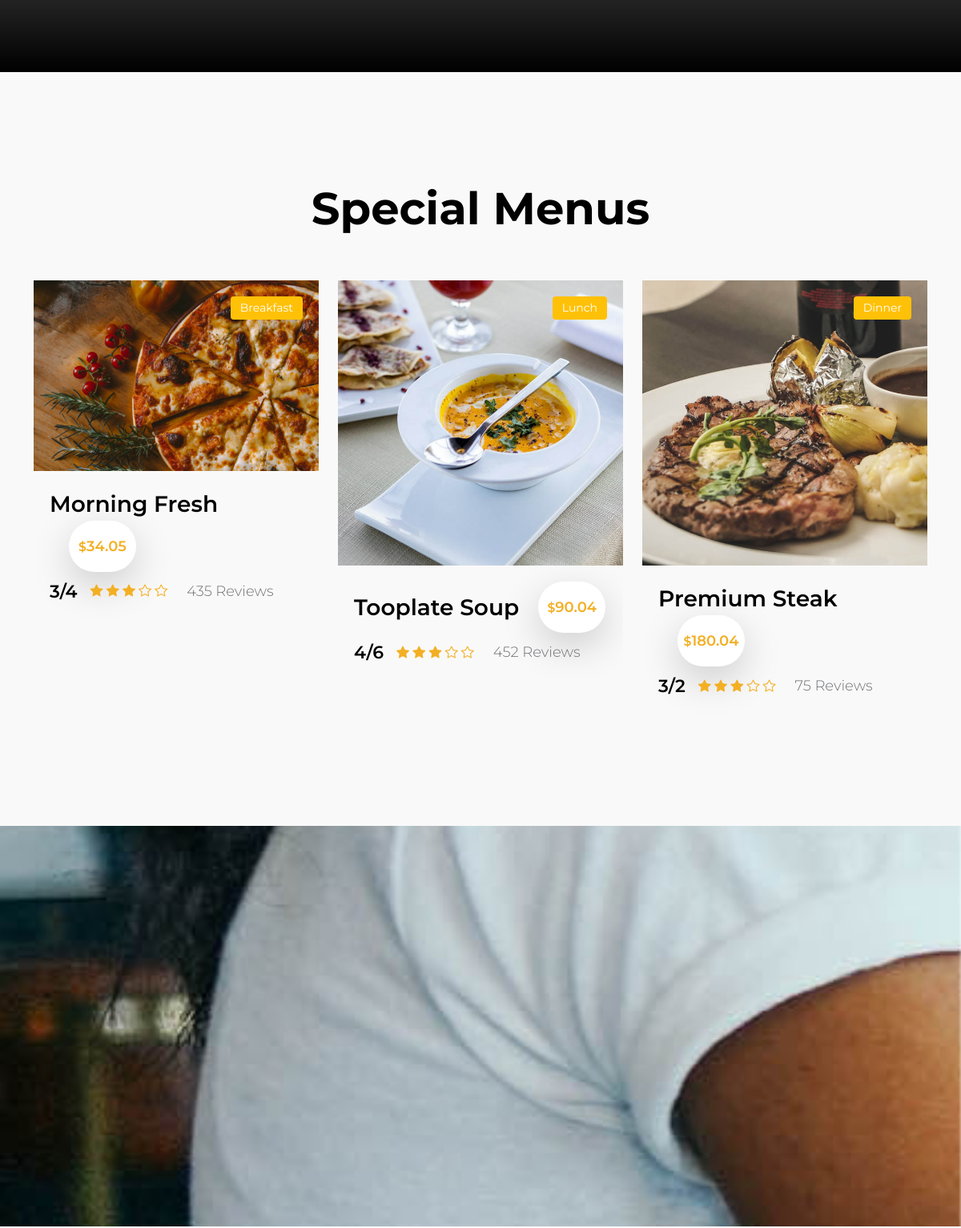
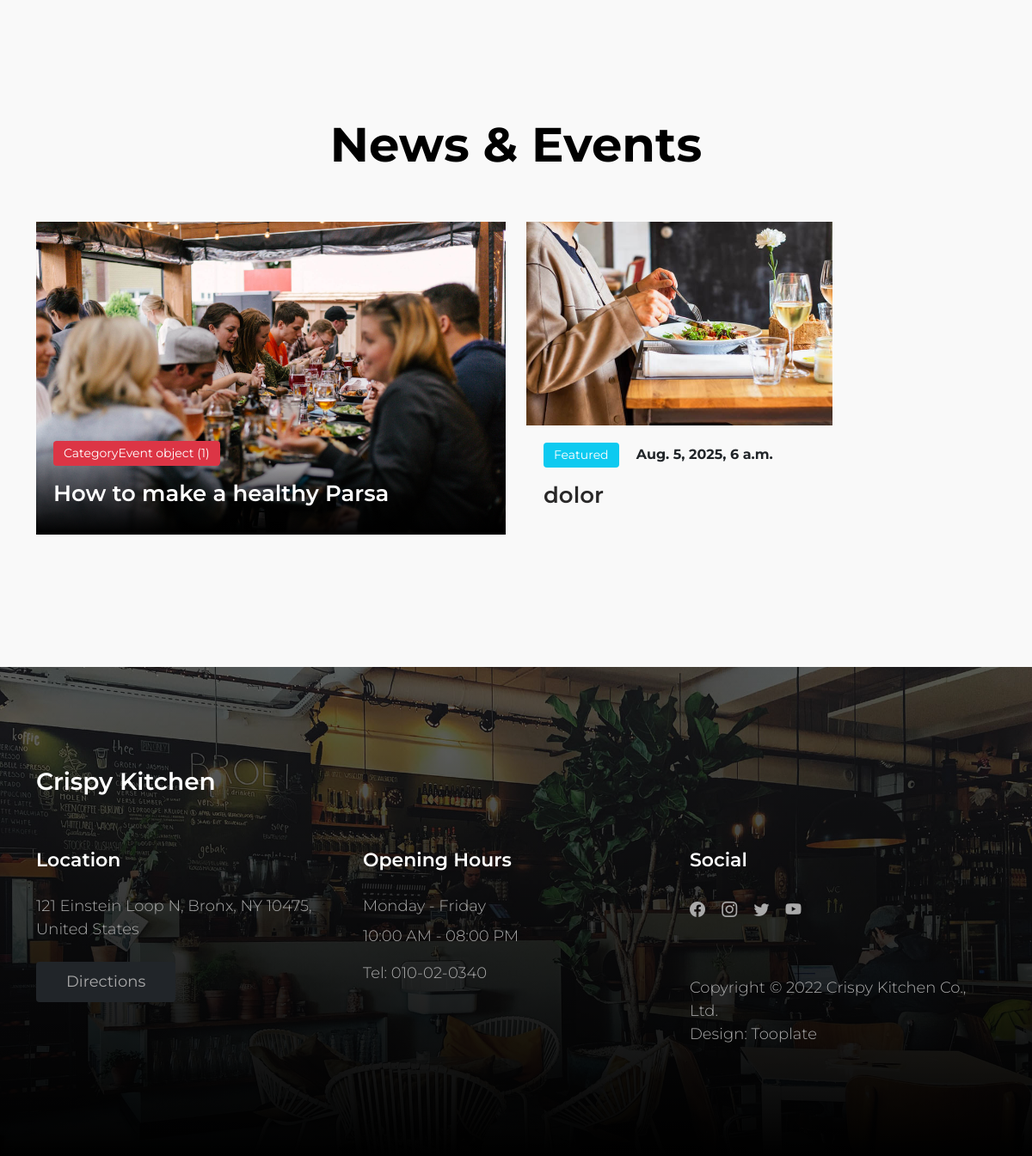
/ (lower part), run on an earlier commit of the app's database (2 pictures, top to bottom).
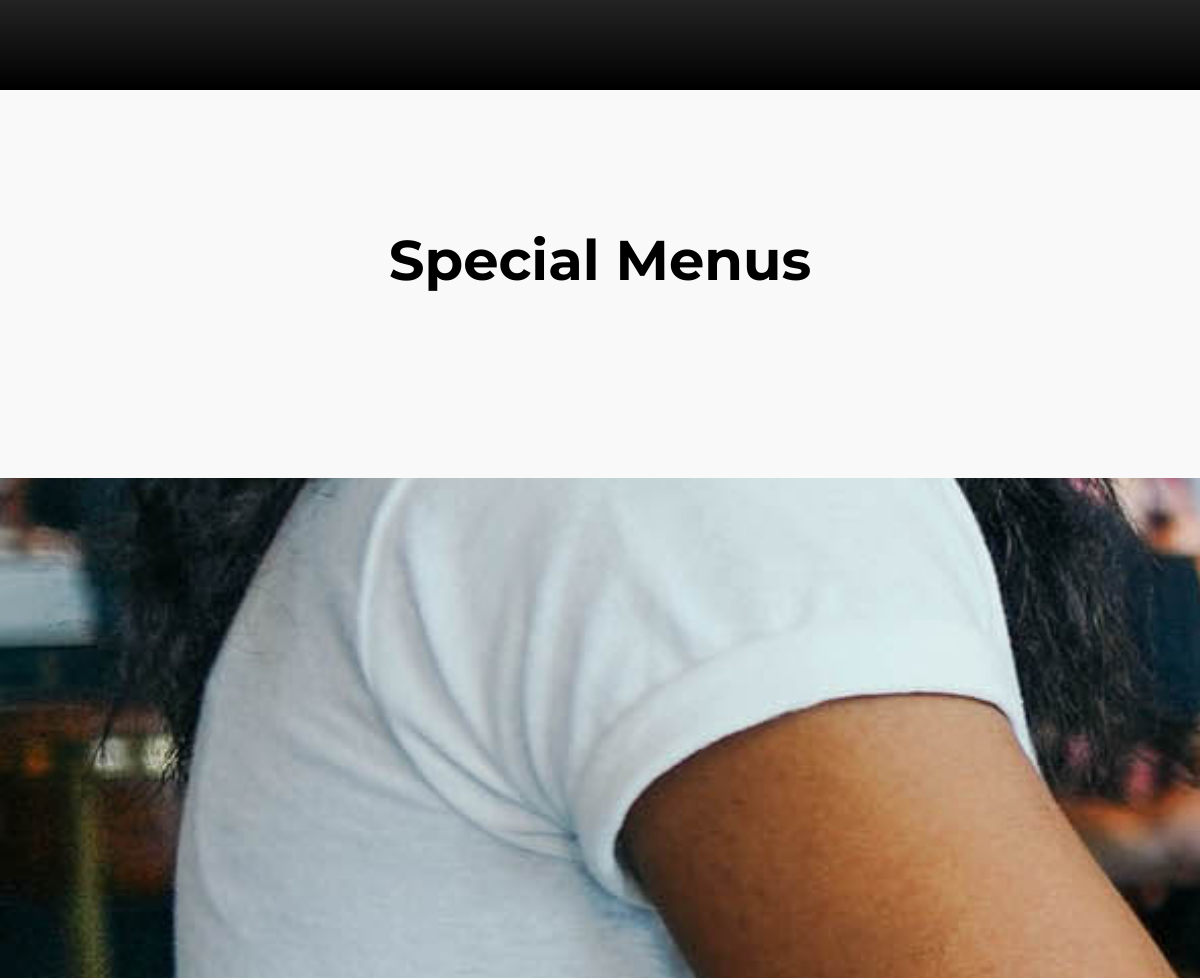
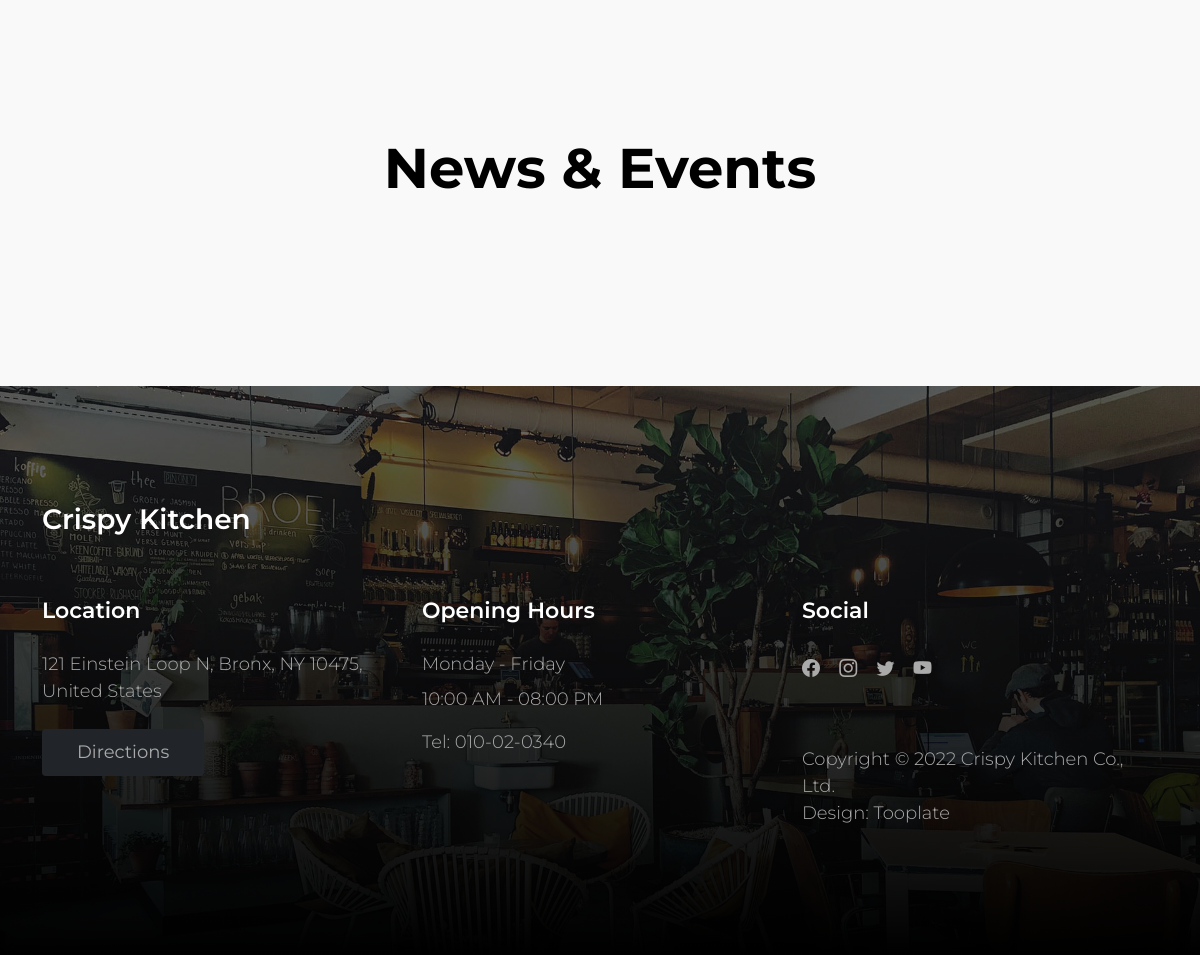
And on a later commit of the database (2 pictures, top to bottom).
### menu/models.py (models this page shows, shortened)
class Menu(models.Model):
    name = models.CharField(max_length=100)
    original_price = models.DecimalField(max_digits=10, decimal_places=2)
    discount_price = models.DecimalField(max_digits=10, decimal_places=2, null=True, blank=True)
    views = models.IntegerField()
    score = models.CharField(max_length=4)
    category = models.ForeignKey(Category, on_delete=models.CASCADE)
    image = models.ImageField(upload_to='menu/')

class Category(models.Model):
    name = models.CharField(max_length=100)
    description = models.TextField(null=True, blank=True)
    news_category = models.ForeignKey(Newsletter,
                                      on_delete=models.CASCADE,
                                      related_name='news_category',
                                      null=True,
                                      blank=True)
    image = models.ImageField(upload_to='category/')
    about_team = models.ForeignKey(TeamMember, on_delete=models.CASCADE, null=True, blank=True)
    about_kitchen = models.TextField(null=True, blank=True)

### home/models.py (models this page shows)
class Event(models.Model):
    title = models.CharField(max_length=30)
    image = models.ImageField(upload_to='events/')
    category = models.ForeignKey(CategoryEvent, on_delete=models.CASCADE)

class Newsletter(models.Model):
    title = models.CharField(max_length=30,null=True,blank=True)
    image = models.ImageField(upload_to='newsletters/',null=True, blank=True)
    description = models.TextField(null=True, blank=True)
    category = models.ForeignKey(CategoryNewsletter, on_delete=models.CASCADE, null=True, blank=True)
    date = models.DateTimeField(null=True, blank=True)

class CategoryNewsletter(models.Model):
    name = models.CharField(max_length=30)
    description = models.TextField()
    def __str__(self):
        return self.name

### home/views.py (the view)
# urls.py: 2. Add a URL to urlpatterns:  path('', Home.as_view(), name='home')
class Home(ListView):
    template_name = 'home/index.html'
    model = Menu
    context_object_name = 'menu'
    def get_context_data(self, **kwargs):
        context = super().get_context_data(**kwargs)
        context['news_home'] = Newsletter.objects.order_by('id')
        context['event_home'] = Event.objects.order_by('id')
        return context

### home/templates/home/index.html (shortened to what this page needs)
{% extends 'base.html' %}
{% load static %}
{% block main %}
    <main>
        <section class="hero">
        </section>
        <section class="menu section-padding">
            <div class="container">
                <div class="row">
                    <div class="col-12">
                        <h2 class="text-center mb-lg-5 mb-4">Special Menus</h2>
                    </div>
                    {% for item in menu %}
                        <div class="col-lg-4 col-md-6 col-12">
                            <div class="menu-thumb">
                                <div class="menu-image-wrap">
                                    <img src="{{ item.image }}"
                                         class="img-fluid menu-image" alt="">
                                    <span class="menu-tag bg-warning">{{ item.category.name }}</span>
                                </div>
                                <div class="menu-info d-flex flex-wrap align-items-center">
                                    <h4 class="mb-0">{{ item.name }}</h4>
                                    {% if item.original_price %}
                                        <span class="price-tag bg-white shadow-lg ms-4"><small>$</small>{{ item.original_price }}</span>
                                    {% elif item.discount_price %}
                                        <span class="price-tag bg-white shadow-lg ms-4"><small>$</small>{{ item.original_price }}</span>
                                        <del class="ms-4"><small>$</small>{{ item.discount_price }}</del>
                                    {% endif %}
                                    <div class="d-flex flex-wrap align-items-center w-100 mt-2">
                                        <h6 class="reviews-text mb-0 me-3">{{ item.score }}</h6>
                                        <div class="reviews-stars">
                                            <i class="bi-star-fill reviews-icon"></i>
                                            <i class="bi-star-fill reviews-icon"></i>
                                            <i class="bi-star-fill reviews-icon"></i>
                                            <i class="bi-star reviews-icon"></i>
                                            <i class="bi-star reviews-icon"></i>
                                        </div>
                                        <p class="reviews-text mb-0 ms-4">{{ item.views }} Reviews</p>
                                    </div>
                                </div>
                            </div>
                        </div>
                    {% endfor %}
                </div>
            </div>
        </section>
        <section class="BgImage"></section>
        <section class="news section-padding">
            <div class="container">
                <div class="row">
                    <h2 class="text-center mb-lg-5 mb-4">News &amp; Events</h2>
                    {% for event in event_home %}
                        <div class="col-lg-6 col-md-6 col-12">
                            <div class="news-thumb mb-4">
                                <a href="news-detail.html">
                                    <img src="{{ event.image.url }}"
                                         class="img-fluid news-image"
                                         alt="">
                                </a>
                                <div class="news-text-info news-text-info-large">
                                    <span class="category-tag bg-danger">{{ event.category }}</span>
                                    <h5 class="news-title mt-2">
                                        <a href="news-detail.html" class="news-title-link">{{ event.title }}</a>
                                    </h5>
                                </div>
                            </div>
                        </div>
                    {% endfor %}
                    {% for news in news_home %}
                        <div class="col-lg-4 col-md-6 col-12">
                            <div class="news-thumb mb-4">
                                <a href="news-detail.html">
                                    <img src="{{ news.image.url }}"
                                         class="img-fluid news-image"
                                         alt="">
                                </a>
                                <div class="news-text-info">
                                    <span class="category-tag me-3 bg-info">{{ news.category }}</span>
                                    <strong>{{ news.date }}</strong>
                                    <h5 class="news-title mt-2">
                                        <a href="news-detail.html" class="news-title-link">{{ news.title }}</a>
                                    </h5>
                                </div>
                            </div>
                        </div>
                    {% endfor %}
                </div>
            </div>
        </section>
    </main>
{% endblock %}

### templates/base.html (shortened to what this page needs)
{% load static %}
{% include 'include/heade.html' %}
<body>
{% block main %}{% endblock %}
{% include 'include/footer.html' %}
</body>
</html>

### templates/include/heade.html (shortened to what this page needs)
{% load static %}
<!doctype html>
<html lang="en">
<head>
    <link href="{% static 'css/bootstrap.min.css' %}" rel="stylesheet">
    <link href="{% static 'css/bootstrap-icons.css' %}" rel="stylesheet">
    <link href="{% static 'css/tooplate-crispy-kitchen.css' %}" rel="stylesheet">
</head>

### templates/include/footer.html
<footer class="site-footer section-padding">
    <div class="container">
        <div class="row">
            <div class="col-12">
                <h4 class="text-white mb-4 me-5">Crispy Kitchen</h4>
            </div>
            <div class="col-lg-4 col-md-7 col-xs-12 tooplate-mt30">
                <h6 class="text-white mb-lg-4 mb-3">Location</h6>
                <p>121 Einstein Loop N, Bronx, NY 10475, United States</p>
                <a href="https://goo.gl/maps/wZVGLA7q64uC1s886" class="custom-btn btn btn-dark mt-2">Directions</a>
            </div>
            <div class="col-lg-4 col-md-5 col-xs-12 tooplate-mt30">
                <h6 class="text-white mb-lg-4 mb-3">Opening Hours</h6>
                <p class="mb-2">Monday - Friday</p>
                <p>10:00 AM - 08:00 PM</p>
                <p>Tel: <a href="tel: 010-02-0340" class="tel-link">010-02-0340</a></p>
            </div>
            <div class="col-lg-4 col-md-6 col-xs-12 tooplate-mt30">
                <h6 class="text-white mb-lg-4 mb-3">Social</h6>
                <ul class="social-icon">
                    <li><a href="#" class="social-icon-link bi-facebook"></a></li>
                    <li><a href="#" class="social-icon-link bi-instagram"></a></li>
                    <li><a href="https://twitter.com/search?q=tooplate.com&src=typed_query&f=live" target="_blank"
                           class="social-icon-link bi-twitter"></a></li>
                    <li><a href="#" class="social-icon-link bi-youtube"></a></li>
                </ul>
                <p class="copyright-text tooplate-mt60">Copyright © 2022 Crispy Kitchen Co., Ltd.
                    <br>Design: <a rel="nofollow" href="https://www.tooplate.com/" target="_blank">Tooplate</a></p>
            </div>
        </div>
    </div>
</footer>

### static/css/tooplate-crispy-kitchen.css (style rules this page uses)
:root { --white-color: #FFFFFF; --primary-color: #f44749; --secondary-color: #f3af24; --section-bg-color: #F9F9F9; --dark-color: #000000; --title-color: #565758; --news-title-color: #292828; --p-color: #717275; --border-color: #eaeaea; --border-radius-default: .25rem; --body-font-family: 'Montserrat', sans-serif; --h1-font-size: 76px; --h2-font-size: 56px; --h3-font-size: 42px; --h4-font-size: 28px; --h5-font-size: 26px; --h6-font-size: 22px; --p-font-size: 18px; --menu-font-size: 18px; --category-font-size: 14px; --font-weight-light: 300; --font-weight-normal: 400; --font-weight-semibold: 600; --font-weight-bold: 700; }
body { background: var(--white-color); font-family: var(--body-font-family); position: relative; }
h2, h3, h4, h5, h6 { color: var(--dark-color); line-height: inherit; }
h1, h2, h3, h4, h5, h6 { font-weight: var(--font-weight-semibold); }
h1, h2 { font-weight: var(--font-weight-bold); }
h2 { font-size: var(--h2-font-size); }
h4 { font-size: var(--h4-font-size); }
h6 { font-size: var(--h6-font-size); }
p, .list .list-item { color: var(--p-color); font-size: var(--p-font-size); font-weight: var(--font-weight-light); }
a, button { touch-action: manipulation; transition: all 0.3s; }
a { color: var(--secondary-color); text-decoration: none; }
.section-padding { padding-top: 8rem; padding-bottom: 8rem; }
.custom-btn { border: 0; color: var(--white-color); font-size: var(--menu-font-size); padding: 10px 35px; }
.hero { position: relative; overflow: hidden; padding-top: 20.542rem; padding-bottom: 20.542rem; }
.menu, .about, .news, .related-news, .newsletter, .comments { background: var(--section-bg-color); }
.BgImage { background-image: url('../images/alex-haney-CAhjZmVk5H4-unsplash.jpg'); background-repeat: no-repeat; background-size: cover; background-attachment: fixed; height: 500px; }
.site-footer { background-image: url('../images/daan-evers-tKN1WXrzQ3s-unsplash.jpg'); background-repeat: no-repeat; background-position: center; background-size: cover; padding-top: 7rem; padding-bottom: 7rem; position: relative; }
.site-footer::before { content: ""; background: linear-gradient(to top, var(--dark-color), transparent 200%); position: absolute; top: 0; right: 0; bottom: 0; left: 0; }
.site-footer .container { position: relative; }
.tooplate-mt30 { margin-top: 30px; }
.tooplate-mt60 { margin-top: 60px; }
.copyright-text { font-size: var(--menu-font-size); }
.tel-link { color: var(--p-color); }
.site-footer a { color: #AAA;; }
.site-footer p { color: #AAA; }
.social-icon { margin: 0; padding: 0; }
.social-icon li { list-style: none; display: inline-block; vertical-align: top; transition: all 0.3s; }
.social-icon-link { color: var(--p-color); font-size: var(--p-font-size); display: inline-block; vertical-align: top; margin-top: 4px; margin-bottom: 4px; margin-right: 15px; }

What changed in the data, as far as the page shows it:
removed Menu: image (picture), category.name "Breakfast", name "Morning Fresh", original_price "34.05", score "3/4", views "435"
removed Menu: image (picture), category.name "Lunch", name "Tooplate Soup", original_price "90.04", score "4/6", views "452"
removed Menu: image (picture), category.name "Dinner", name "Premium Steak", original_price "180.04", score "3/2", views "75"
removed Event: image (picture)
removed Newsletter: image (picture), category "Featured", date "Aug. 5, 2025, 6 a.m.", title "dolor"
